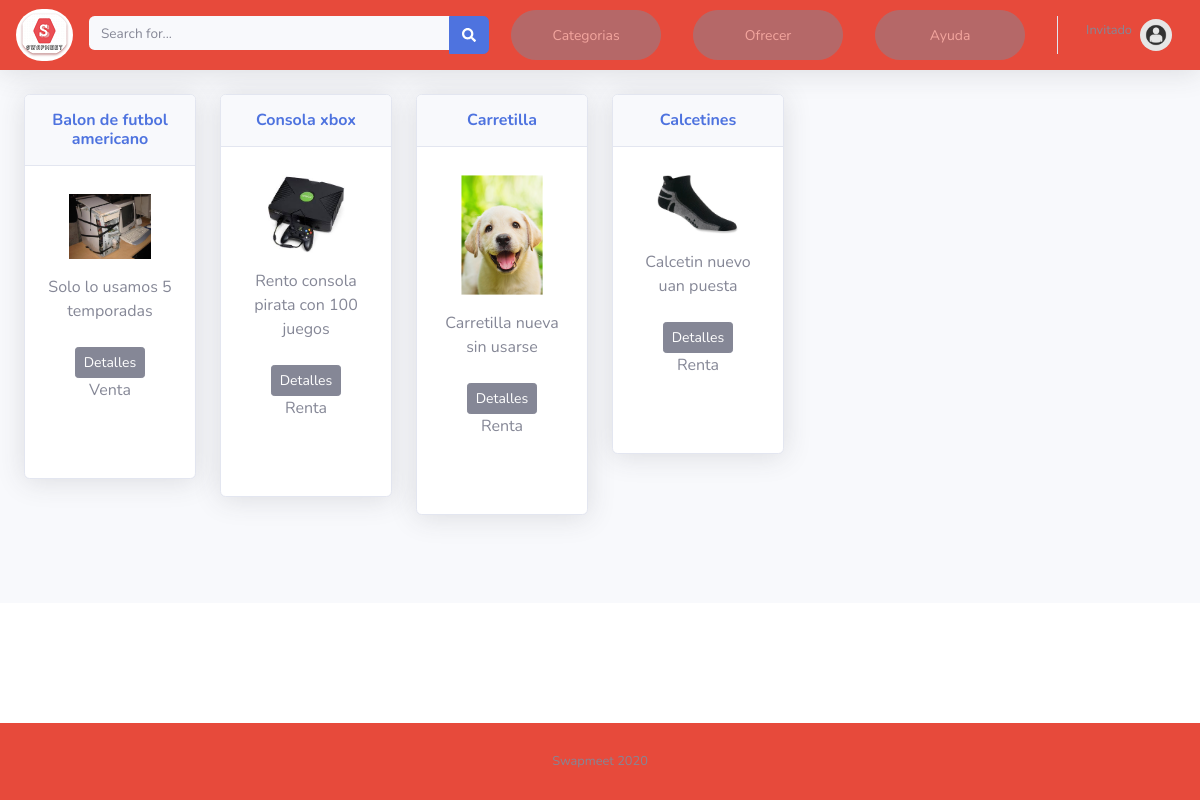
The app's page /, older data.
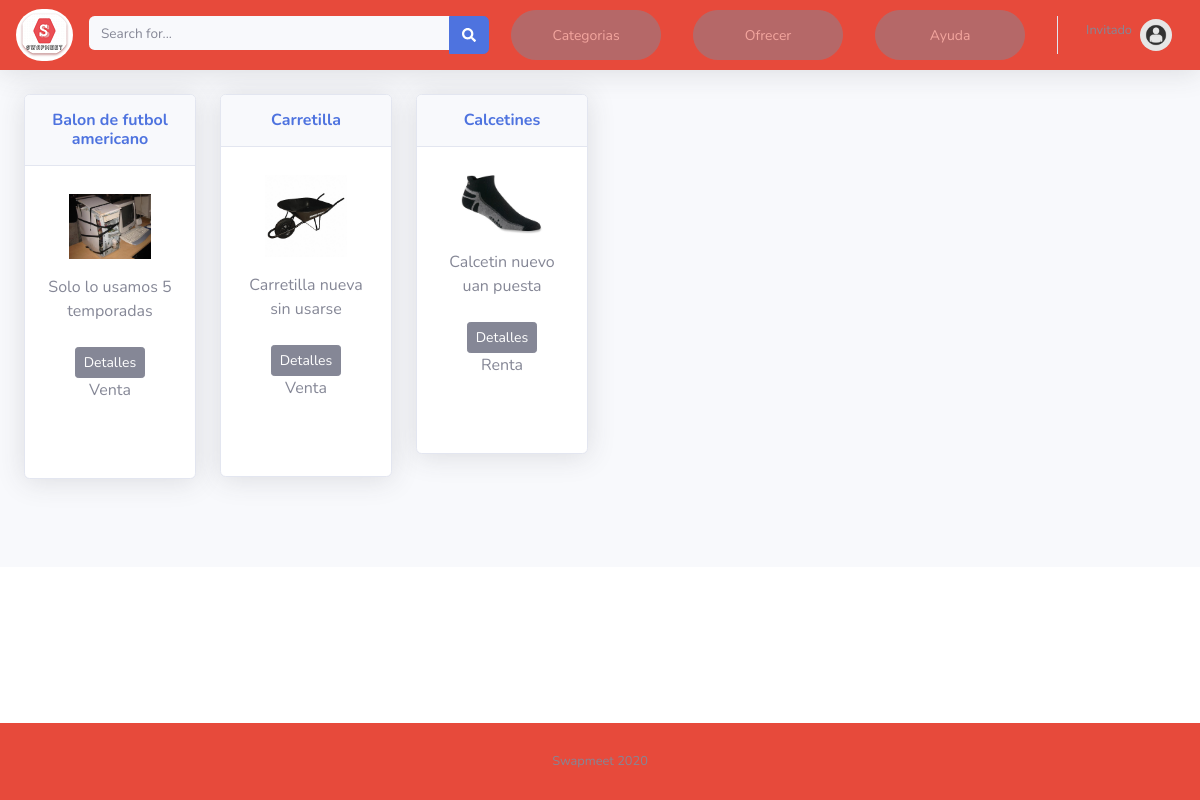
The same page, newer data.
### tables this page shows
CREATE TABLE `products_data` (
  `product_id` int(11) NOT NULL,
  `user_id` int(11) DEFAULT NULL,
  `name` varchar(50) NOT NULL,
  `product_description` varchar(50) DEFAULT NULL,
  `change_description` varchar(50) DEFAULT NULL,
  `status` varchar(50) NOT NULL,
  `price_sale` varchar(50) DEFAULT NULL,
  `price_rental` varchar(20) DEFAULT NULL,
  `img` varchar(50) DEFAULT NULL,
  `time_rental` varchar(20) DEFAULT NULL,
  `sale_type` varchar(50) NOT NULL,
  `product_category` varchar(20) NOT NULL,
  `change_category` varchar(20) DEFAULT NULL
);

### index.php (the view, shortened to what this page needs)
<?php
include("conexiondb.php");
?>
<!DOCTYPE html>
<html lang="en">
<head>
    <link href="css/all.min.css" rel="stylesheet" type="text/css">
    <link href="css/sb-admin-2.min.css" rel="stylesheet">
</head>
<body id="page-top">
    <div id="wrapper">
    <div id="content-wrapper" class="d-flex flex-column">
        <div id="content">
        <nav class="navbar navbar-expand navbar-light bg-danger topbar mb-4 static-top shadow">
          <a href="index.php">
            <img src="img/Slogo_b.png" style="border-radius: 35px;" >
          </a>
        <form action="index.php" method="GET" class="d-none d-sm-inline-block form-inline mr-auto ml-md-3 my-2 my-md-0 mw-100 navbar-search">
            <div class="input-group">
                <input type="text" name="q" class="form-control bg-light border-0 small" placeholder="Search for..." aria-label="Search" aria-describedby="basic-addon2">
                <div class="input-group-append">
                    <button type="submit" class="btn btn-primary" type="button">
                        <i class="fas fa-search fa-sm"></i>
                    </button>
                </div>
            </div>
        </form>
          <ul class="navbar-nav ml-auto">
             <li class="nav-item dropdown no-arrow mx-1">
              <a class="nav-link dropdown-toggle" href="#" id="alertsDropdown" role="button" data-toggle="dropdown" aria-haspopup="true" aria-expanded="false">
                <button type="button" class="btn btn-secondary btn-sm" style="border-radius: 25px;width : 150px; height: 50px;  opacity: 0.5;">Categorias</button>
              </a>
            </li>
           <li class="nav-item dropdown no-arrow mx-1">
            <?php if(!isset($_SESSION['user_id'])){ ?>
              <a href="#" class="nav-link dropdown-toggle">
                      <button  type="button" class="btn btn-secondary btn-sm" style="border-radius: 25px;width : 150px; height: 50px;  opacity: 0.5;">Ofrecer</button>
                  </a>
              <?php }else{ ?>
                   <a href="product_register.php" class="nav-link dropdown-toggle">
                      <button  type="button" class="btn btn-secondary btn-sm" style="border-radius: 25px;width : 150px; height: 50px;  opacity: 0.5;">Ofrecer</button>
                  </a>
                <?php } ?>
              </li>
              <li class="nav-item dropdown no-arrow mx-1">
                   <a href="help_support.php" class="nav-link dropdown-toggle">
                      <button  type="button" class="btn btn-secondary btn-sm" style="border-radius: 25px;width : 150px; height: 50px;  opacity: 0.5;">Ayuda</button>
                  </a>
              </li>
            <?php
            if (isset($_SESSION['user_id'])) {
                $getUserQuery = 'SELECT first_name, last_name FROM users_data WHERE user_id='.$_SESSION['user_id'];
                $getUser = mysqli_query($conexion, $getUserQuery);
                $user = mysqli_fetch_assoc($getUser);
              ?>
                <li class="nav-item dropdown no-arrow">
                    <a class="nav-link dropdown-toggle" href="#" id="userDropdown" role="button" data-toggle="dropdown" aria-haspopup="true" aria-expanded="false">
                        <span class="mr-2 d-none d-lg-inline text-gray-600 small">
                            <label><?php echo $user['first_name']." ".$user['last_name'];?></label>
                        </span>
                        <img class="img-profile rounded-circle" src="img/user.jpg">
                    </a>
                    <div class="dropdown-menu dropdown-menu-right shadow animated--grow-in" aria-labelledby="userDropdown">
                        <a class="dropdown-item" href="user_profile.php">Visita tu perfil</a>
                        <a class="dropdown-item" href="see_products.php">Mis articulos</a>
                        <a class="dropdown-item" href="see_sales.php">Mis gestiones</a>
                        <a class="dropdown-item" href="product_register.php">Vende o cambia un articulo</a>
                        <a class="dropdown-item" href="cerrarsesion.php">Cerrar sesión</a>
                    </div>
                </li>
            <?php } else { ?>
                       <li class="nav-item dropdown no-arrow">
                    <a class="nav-link dropdown-toggle" href="#" id="userDropdown" role="button" data-toggle="dropdown" aria-haspopup="true" aria-expanded="false">
                        <span class="mr-2 d-none d-lg-inline text-gray-600 small">
                            <label>Invitado</label>
                        </span>
                        <img class="img-profile rounded-circle" src="img/user.jpg">
                    </a>
                </li>
            <?php } ?>
          </ul>
        </nav>
        <div class="container-fluid">
          <?php
              if(!empty($_GET['category'])){
                $geProductQuery = 'SELECT * FROM products_data WHERE product_category="'.$_GET['category'].'"';
              }elseif(!empty($_GET['q'])){
                $geProductQuery = 'SELECT * FROM products_data WHERE name LIKE "%'.$_GET['q'].'%" OR product_category LIKE "%'.$_GET['q'].'%" OR sale_type LIKE "%'.$_GET['q'].'%"';
              }else{
                $geProductQuery = "SELECT * FROM products_data";
              }
              $getProduct = mysqli_query($conexion,  $geProductQuery);
            ?>
          <div class="row">
            <?php while ($rowProduct =  mysqli_fetch_assoc($getProduct)) {?>
            <div class="col-lg-2 ">
              <div class="card shadow mb-3 text-center">
                <div class="card-header py-3">
                  <h6 class="m-0 font-weight-bold text-primary"><?php echo $rowProduct['name'];?></h6>
                </div>
                <div class="card-body">
                  <div class="text-center">
                    <img class="img-fluid px-3 px-sm-4 mt-2 mb-3" style="width: 25rem;" src="<?php echo $rowProduct['img'];?>" alt="">
                  <p><label><?php echo $rowProduct['product_description'];?></label></p>
                  </div>
                  <a href="product_details.php?product_id=<?php echo $rowProduct['product_id'];?>" type="button" class="btn btn-secondary btn-sm" style="border-radius 25px;">Detalles</a>
                  <br>
                  <label><?php echo $rowProduct['sale_type'];?></label>
                </div>
                  <br><br>
              </div>
            </div>
            <?php } ?>
            </div>
          </div>
      </div>
      <br><br><br>
    </div>
</div>
      <footer class="sticky-footer bg-danger" style="position: absolute;
  bottom: 0;width: 100%;">
        <div class="container my-auto">
          <div class="copyright text-center my-auto">
            <span>Swapmeet 2020</span>
          </div>
        </div>
      </footer>
</body>
</html>

Row changes from the older to the newer data that the page shows:
removed products_data: name "Consola xbox", img (picture), product_description "Rento consola pirata con 100 juegos", sale_type "Renta"
changed products_data "Carretilla": img: a different picture; sale_type "Renta" → "Venta"
